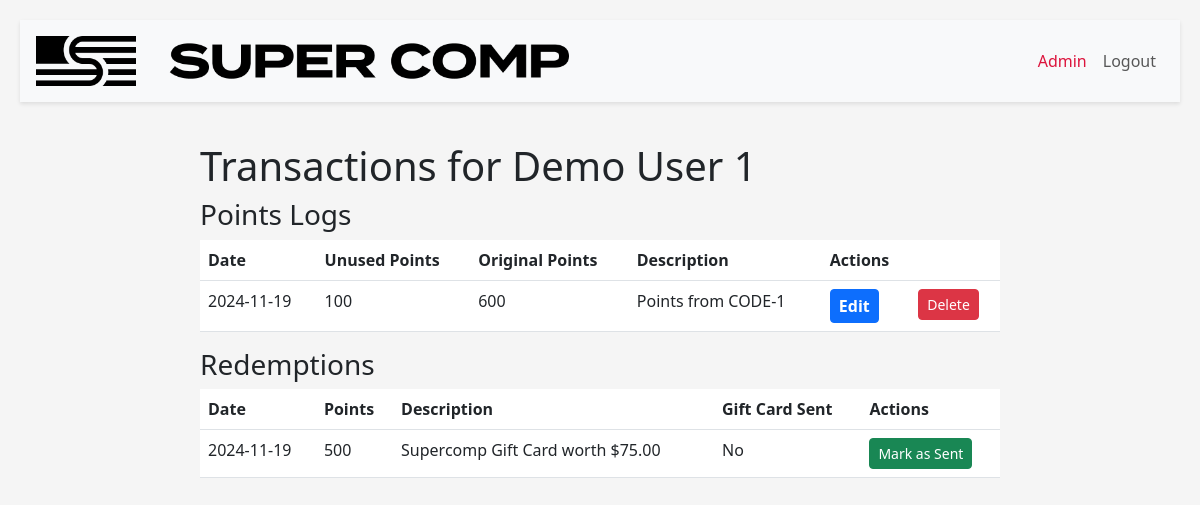
Page /admin/admin/transactions/1 (signed in) on the committed database.
### app/models.py (models this page shows, shortened)
class User(UserMixin, db.Model):
    id = db.Column(db.Integer, primary_key=True)
    email = db.Column(db.String(120), unique=True, nullable=False)
    username = db.Column(db.String(30), unique=True, nullable=False)
    first_name = db.Column(db.String(30), nullable=False)
    last_name = db.Column(db.String(30), nullable=False)
    phone = db.Column(db.String(15), nullable=False)
    address = db.Column(db.String(100), nullable=False)
    tos_agreement = db.Column(db.Boolean, nullable=False)
    tos_date = db.Column(db.DateTime, nullable=False)
    registration_date = db.Column(db.DateTime, nullable=False)
    updated_date = db.Column(db.DateTime, nullable=False)
    referal_code = db.Column(db.String(30), nullable=False)
    password_hash = db.Column(db.String(128), nullable=False)
    retailer_id = db.Column(db.Integer, db.ForeignKey('retailer.id'), nullable=False)
    points_logs = db.relationship('PointsLog', backref='user', lazy=True)
    redemption_logs = db.relationship('RedemptionLog', backref='user', lazy=True)
    is_admin = db.Column(db.Boolean, default=False)
    is_sales_manager = db.Column(db.Boolean, default=False)
    is_customer_service = db.Column(db.Boolean, default=False)
    is_internal = db.Column(db.Boolean, default=False)
    salesep_id = db.Column(db.String(30), nullable=True)
    territory_id = db.Column(db.String(30), nullable=True)
    customer_group = db.Column(db.String(30), nullable=True)
    team_id = db.Column(db.String(30), nullable=True)
    user_1 = db.Column(db.String(30), nullable=True)
    user_2 = db.Column(db.String(30), nullable=True)
    user_3 = db.Column(db.String(30), nullable=True)
    user_4 = db.Column(db.String(30), nullable=True)
    user_5 = db.Column(db.String(30), nullable=True)

class PointsLog(db.Model):
    id = db.Column(db.Integer, primary_key=True)
    user_id = db.Column(db.Integer, db.ForeignKey('user.id'), nullable=False)
    points = db.Column(db.Integer, nullable=False)
    original_points = db.Column(db.Integer, nullable=False)
    description = db.Column(db.String(100), nullable=False)
    added_date = db.Column(db.DateTime, default=datetime.utcnow, nullable=False)
    expiry_date = db.Column(db.DateTime, nullable=True)
    updated_date = db.Column(db.DateTime, default=datetime.utcnow, onupdate=datetime.utcnow)
    active = db.Column(db.Boolean, default=True, nullable=False)
    code_used = db.Column(db.Integer, db.ForeignKey('point_codes.id'), nullable=False)
    code = db.relationship('PointCodes', back_populates='points_logs', lazy=True)
    file_reference = db.Column(db.String(100), nullable=True)
    approved = db.Column(db.Boolean, default=False, nullable=False)
    approved_by = db.Column(db.String(30), nullable=True)

class RedemptionLog(db.Model):
    id = db.Column(db.Integer, primary_key=True)
    user_id = db.Column(db.Integer, db.ForeignKey('user.id'), nullable=False)
    points = db.Column(db.Integer, nullable=False)
    description = db.Column(db.String(100), nullable=False)
    redemption_date = db.Column(db.DateTime, default=datetime.utcnow(), nullable=False)
    updated_date = db.Column(db.DateTime, default=datetime.utcnow, onupdate=datetime.utcnow)
    gift_card_sent = db.Column(db.Boolean, default=False, nullable=False)

### app/blueprints/admin/routes.py (the view)
@admin_bp.route('/admin/transactions/<int:user_id>', methods=['GET', 'POST'])
def user_transactions(user_id):
    form = MarkGiftCardSentForm()
    form_del = DeleteTransactionForm()
    user = User.query.get_or_404(user_id)
    points_logs = PointsLog.query.filter_by(user_id=user_id).all()
    redemptions = RedemptionLog.query.filter_by(user_id=user_id).all()
    return render_template('admin/transactions.html', user=user, points_logs=points_logs, redemptions=redemptions, form=form, form_del =form_del )

### app/blueprints/admin/forms.py
class MarkGiftCardSentForm(FlaskForm):
    submit = SubmitField('Mark as Sent')

class DeleteTransactionForm(FlaskForm):
    submit = SubmitField('Delete')

### app/blueprints/admin/routes.py (called while the page is built)
@admin_bp.before_request
@login_required
def check_admin():
    if not current_user.is_admin:
        flash('You do not have access to this page.', 'danger')
        return redirect(url_for('index'))

### app/extensions.py (called while the page is built)
@login_manager.user_loader
def load_user(user_id):
    from app.models import User
    return User.query.get(int(user_id))

### app/blueprints/admin/templates/admin/transactions.html (shortened to what this page needs)
{% extends 'base.html' %}
{% block content %}
    <h1>Transactions for {{ user.first_name }} {{ user.last_name }}</h1>
    <h3>Points Logs</h3>
    <table class="table">
        <thead>
            <tr>
                <th>Date</th>
                <th>Unused Points</th>
                <th>Original Points</th>
                <th>Description</th>
                <th>Actions</th>
                <th> </th>
            </tr>
        </thead>
        <tbody>
            {% for log in points_logs %}
            <tr>
                <td>{{ log.added_date.strftime('%Y-%m-%d') }}</td>
                <td>{{ log.points }}</td>
                <td>{{ log.original_points }}</td>
                <td>{{ log.description }}</td>
                <td>
                    <a href="{{ url_for('admin_bp.edit_transaction', log_id=log.id) }}" class="btn btn-sm btn-primary">Edit</a>
                </td>
                <td>
                    <form method="POST" action="{{ url_for('admin_bp.delete_transaction', log_id=log.id) }}" style="display:inline;">
                        {{ form_del.submit(class="btn btn-sm btn-danger") }}
                    </form>
            </tr>
            {% endfor %}
        </tbody>
    </table>
    <h3>Redemptions</h3>
<table class="table">
    <thead>
        <tr>
            <th>Date</th>
            <th>Points</th>
            <th>Description</th>
            <th>Gift Card Sent</th>
            <th>Actions</th>
        </tr>
    </thead>
    <tbody>
        {% for redemption in redemptions %}
        <tr>
            <td>{{ redemption.redemption_date.strftime('%Y-%m-%d') }}</td>
            <td>{{ redemption.points }}</td>
            <td>{{ redemption.description }}</td>
            <td>{{ 'Yes' if redemption.gift_card_sent else 'No' }}</td>
            <td>
                {% if not redemption.gift_card_sent %}
                <form method="POST" action="{{ url_for('admin_bp.mark_gift_card_sent', redemption_id=redemption.id) }}" style="display:inline;">
                    {{ form.submit(class="btn btn-sm btn-success") }}
                </form>
                {% else %}
                <button class="btn btn-sm btn-secondary" disabled>Already Sent</button>
                {% endif %}
            </td>
        </tr>
        {% endfor %}
    </tbody>
</table>
{% endblock %}

### app/static/css/signin.css (style rules this page uses)
.btn-primary { font-size: 1rem; font-weight: bold; }

### app/static/css/main.css (style rules this page uses)
body { display: flex; align-items: center; justify-content: center; min-height: 100vh; padding-top: 0px; padding-bottom: 40px; background-color: #f5f5f5; flex-direction: column; padding: 20px; }

### rows in the picture
User: first_name "Demo", last_name "User 1"
PointsLog: added_date "2024-11-19", points "100", original_points "600", description "Points from CODE-1"
RedemptionLog: redemption_date "2024-11-19", points "500", description "Supercomp Gift Card worth $75.00", gift_card_sent "No"
